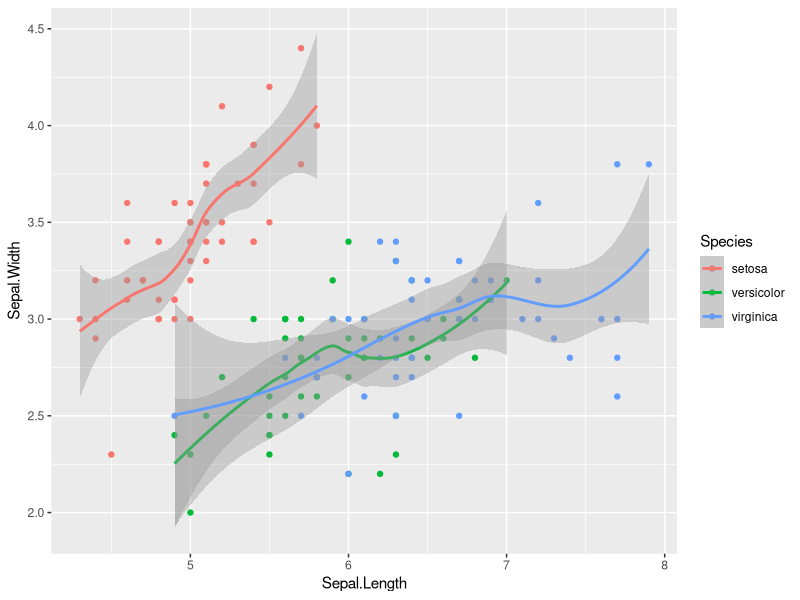

This chart was generated by the following R code:
# This is an R Script, that I will practice on.

library(ggplot2)

ggplot(data = iris,
       aes(x = Sepal.Length,
           y = Sepal.Width,
           colour = Species)) + 
  geom_point() + 
  geom_smooth()